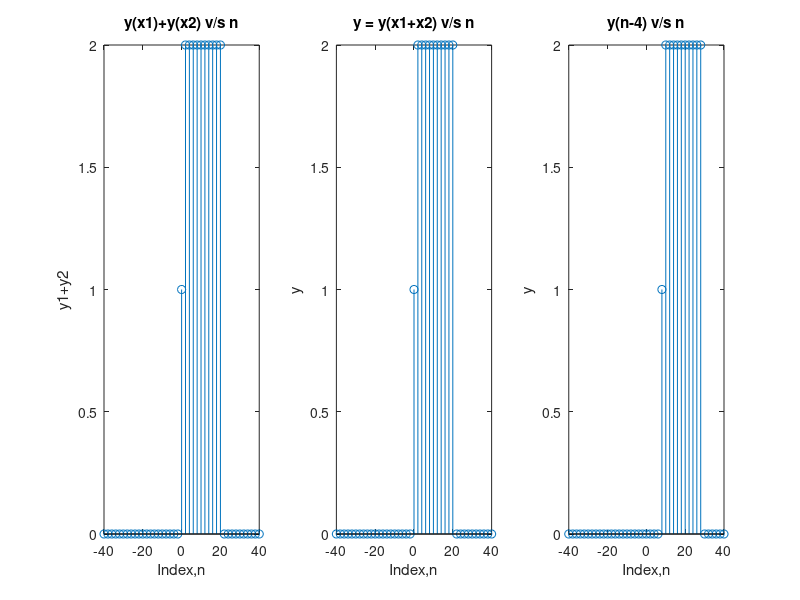

Source code (MATLAB):
% d is linear and not time invarient
clear;
n=-20:20;           

%Defining x1 and x2
x1 = 1*double(n>=0 & n<=10);
x2 = 1*double(n>0 & n<=10);


%Checking linearity and time invarience

x=x1+x2;
xt = circshift(x,4); % 4 is arbitary number to check time invarience


% output functions
y  = x ;
yt = xt;
y1 = x1;
y2 = x2;
n = 2*n;

subplot(1,3,1);
stem(n,y1+y2);
xlabel('Index,n');
ylabel('y1+y2');
title('y(x1)+y(x2) v/s n');
 
subplot(1,3,2); 
stem(n,y);
xlabel('Index,n');
ylabel('y');
title('y = y(x1+x2) v/s n');   


subplot(1,3,3); 
stem(n,yt);
xlabel('Index,n');
ylabel('y');
title('y(n-4) v/s n'); 
